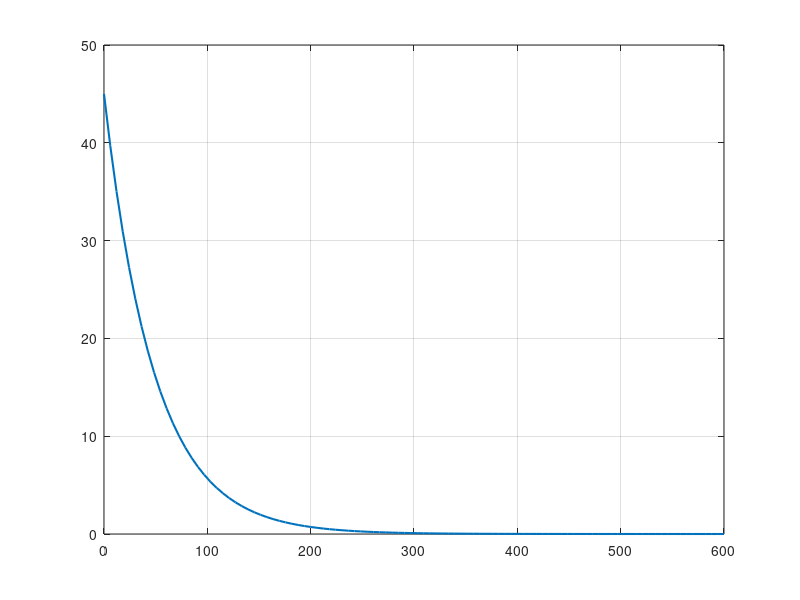

MATLAB code for this plot:
t = linspace(0, 36000);
tmin = 50;
xmin = 16;
xmax = 45;
k = -log(xmin/xmax)/(60*tmin);
T = xmax * exp(-k*t);

plot(t/60, T, 'linewidth', 1.5);
grid on;
